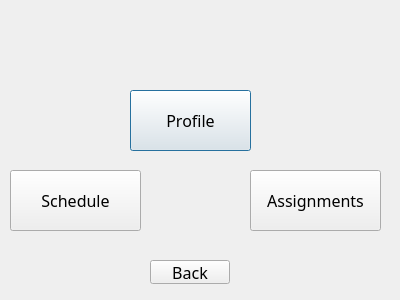
<?xml version="1.0" encoding="UTF-8"?>
<ui version="4.0">
 <class>nursewindow</class>
 <widget class="QDialog" name="nursewindow">
  <property name="geometry">
   <rect>
    <x>0</x>
    <y>0</y>
    <width>400</width>
    <height>300</height>
   </rect>
  </property>
  <property name="windowTitle">
   <string>Dialog</string>
  </property>
  <widget class="QPushButton" name="pushButton_profile">
   <property name="geometry">
    <rect>
     <x>130</x>
     <y>90</y>
     <width>121</width>
     <height>61</height>
    </rect>
   </property>
   <property name="font">
    <font>
     <family>Forte</family>
     <pointsize>12</pointsize>
    </font>
   </property>
   <property name="text">
    <string>Profile</string>
   </property>
  </widget>
  <widget class="QPushButton" name="pushButton_Schedule">
   <property name="geometry">
    <rect>
     <x>10</x>
     <y>170</y>
     <width>131</width>
     <height>61</height>
    </rect>
   </property>
   <property name="font">
    <font>
     <family>Forte</family>
     <pointsize>12</pointsize>
    </font>
   </property>
   <property name="text">
    <string>Schedule</string>
   </property>
  </widget>
  <widget class="QPushButton" name="pushButton_Assignment">
   <property name="geometry">
    <rect>
     <x>250</x>
     <y>170</y>
     <width>131</width>
     <height>61</height>
    </rect>
   </property>
   <property name="font">
    <font>
     <family>Forte</family>
     <pointsize>12</pointsize>
    </font>
   </property>
   <property name="text">
    <string>Assignments</string>
   </property>
  </widget>
  <widget class="QLabel" name="label_Hellonur">
   <property name="geometry">
    <rect>
     <x>30</x>
     <y>20</y>
     <width>141</width>
     <height>31</height>
    </rect>
   </property>
   <property name="font">
    <font>
     <family>Script MT Bold</family>
     <pointsize>12</pointsize>
     <bold>true</bold>
    </font>
   </property>
   <property name="text">
    <string/>
   </property>
  </widget>
  <widget class="QPushButton" name="pushButton">
   <property name="geometry">
    <rect>
     <x>150</x>
     <y>260</y>
     <width>80</width>
     <height>24</height>
    </rect>
   </property>
   <property name="font">
    <font>
     <family>Script MT Bold</family>
     <pointsize>12</pointsize>
    </font>
   </property>
   <property name="text">
    <string>Back</string>
   </property>
  </widget>
 </widget>
 <resources/>
 <connections/>
</ui>
